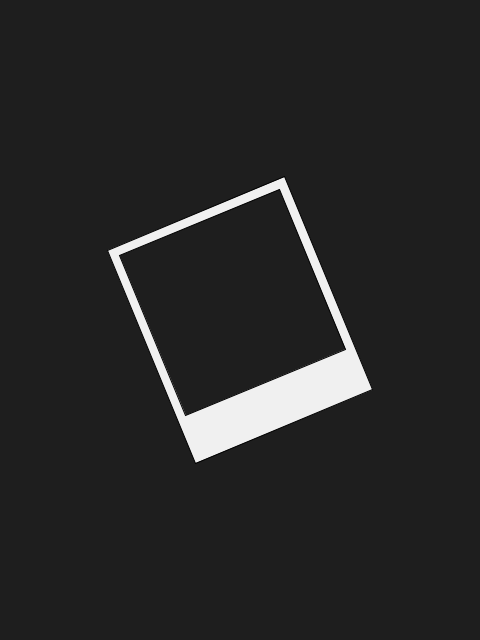
Frame 1 (no input)
Frame 2 (the mouse pressed at the canvas centre, redrawn once): identical to frame 1, image omitted

The Processing sketch that drew this single still picture (run headless with seeded random() and noise(); the mouse was pressed at the canvas centre and the sketch redrawn once):

// Processing sketch: memento
// ── memento.pde
// Manuale di Programmazione Cinematografica
// Daniele Olmisani, 2015

// Memento (2000)


final color PAPER = color(30);
final color INK = color(240);


void setup() {
  size(480, 640);
  noLoop();
}


void draw() {
  
  final float SIZE = 0.4*min(width, height);
  
  translate(0.5*width, 0.5*height);
  rotate(-0.5*QUARTER_PI);
  
  background(PAPER);
  fill(INK);
  
  rectMode(CENTER);
  
  rect(0, 0, SIZE, 1.2*SIZE);
  translate(0, -0.1*SIZE);
  
  fill(PAPER);
  
  rect(0, 0, 0.9*SIZE, 0.9*SIZE);
  
  save("memento.png");
}
